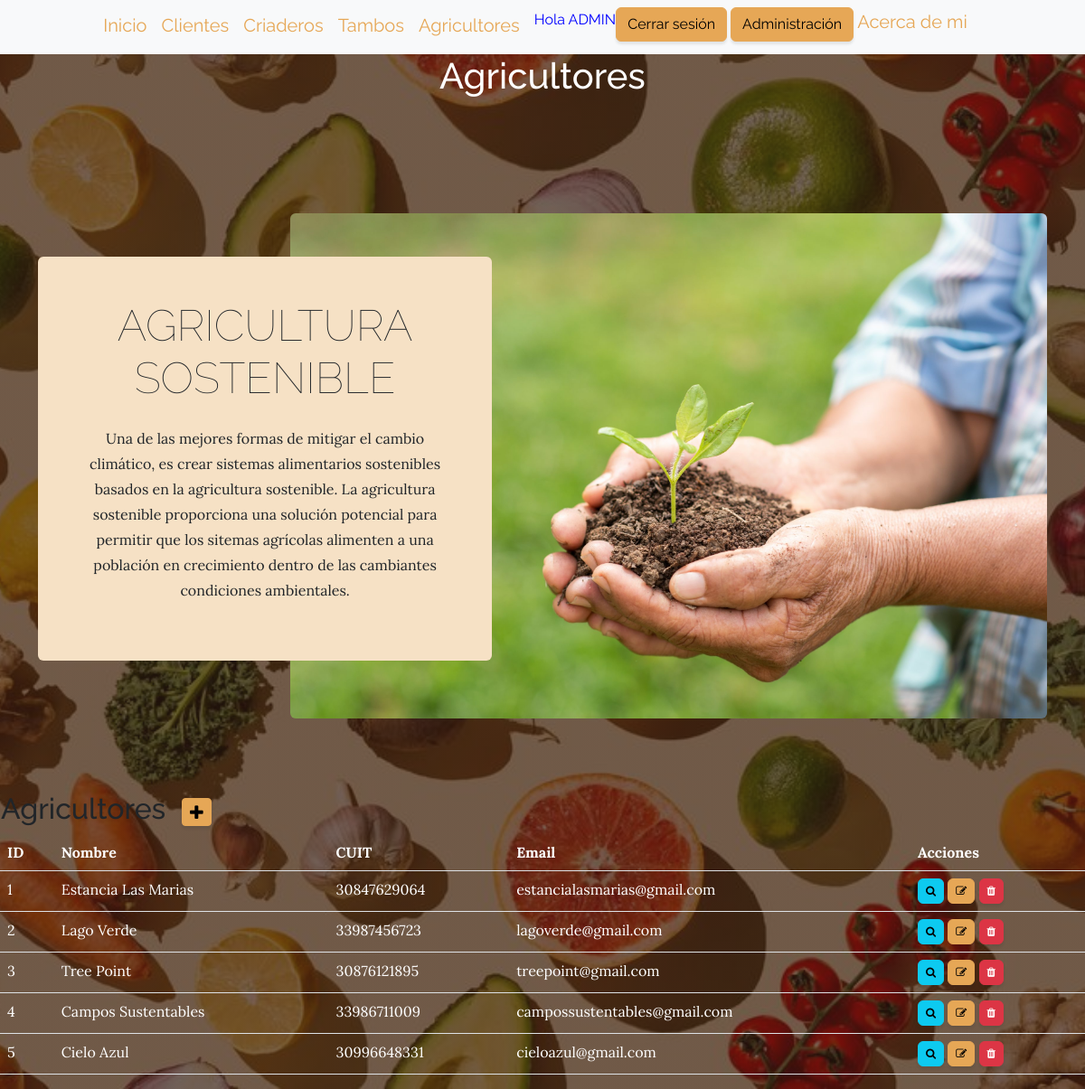
Page /aplicacion/agricultores/ (signed in) on the committed database.
### aplicacion/models.py (models this page shows, shortened)
class Agricultor(models.Model):
    nombre=models.CharField(max_length=50)
    cuit=models.IntegerField()
    email=models.EmailField()

### aplicacion/views.py (the view)
# urls.py: path('agricultores/', AgricultorList.as_view(), name="agricultores"),
class AgricultorList(LoginRequiredMixin, ListView):
    model = Agricultor

### aplicacion/templates/aplicacion/agricultor_list.html (shortened to what this page needs)
{% extends 'aplicacion/base.html' %}
{% load static %}
{% block cabecera %}
    Agricultores
{% endblock cabecera %}
{% block contenido %}
<section class="page-section clearfix">
    <div class="container">
        <div class="intro">
            <img class="intro-img img-fluid mb-3 mb-lg-0 rounded" src="{% static 'aplicacion/assets/img/agricultura.jpg' %}" alt="..." />
            <div class="intro-text left-0 text-center bg-faded p-5 rounded">
                <h2 class="section-heading mb-4">
                    <span class="section-heading-lower">Agricultura sostenible</span>
                </h2>
                <p class="mb-3">Una de las mejores formas de mitigar el cambio climático, es crear sistemas alimentarios sostenibles basados en la agricultura sostenible. La agricultura sostenible proporciona una solución potencial para permitir que los sitemas agrícolas alimenten a una población en crecimiento dentro de las cambiantes condiciones ambientales.</p>
            </div>
        </div>
    </div>
</section>
<table>
    <tr>
        <td width="200"><h2>Agricultores</h2></td>
        <td>
            <a
            href="{% url 'create_agricultor' %}"
            class="btn btn-primary btn-sm"
            ><i class="fa fa-plus fa-lg" title="New Record"></i>
            </a>
        </td>
    </tr>
</table>
<table class="table">
    <thead>
        <tr>
            <th>ID</th>
            <th>Nombre</th>
            <th>CUIT</th>
            <th>Email</th>
            <th>Acciones</th>
        </tr>
    </thead>
    <tbody>
    {% for agricultor in agricultor_list %}
    <tr>
        <td>{{ agricultor.id }}</td>
        <td>{{ agricultor.nombre}}</td>
        <td>{{ agricultor.cuit}}</td>
        <td>{{ agricultor.email}}</td>
        <td>
            <a
             href="{% url 'detail_agricultor' agricultor.id %}"
             class="btn btn-info"
             style="--bs-btn-padding-y: .25rem; --bs-btn-padding-x: .5rem; --bs-btn-font-size: .75rem;"
             ><i class="fa fa-search fa-sm" tittle="View Record"></i>
            </a>
            <a
             href="{% url 'update_agricultor' agricultor.id %}"
             class="btn btn-primary"
             style="--bs-btn-padding-y: .25rem; --bs-btn-padding-x: .5rem; --bs-btn-font-size: .75rem;"
             ><i class="fa fa-edit fa-sm" tittle="Edit Record"></i>
            </a>
            <a
             href="{% url 'delete_agricultor' agricultor.id %}"
             class="btn btn-danger"
             style="--bs-btn-padding-y: .25rem; --bs-btn-padding-x: .5rem; --bs-btn-font-size: .75rem;"
             ><i class="fa fa-trash fa-sm" tittle="Delete Record"></i>
           </a>
        </td>
    </tr>
    {% endfor %}
    </tbody>
</table>
{% endblock contenido %}

### aplicacion/templates/aplicacion/base.html (shortened to what this page needs)
<!DOCTYPE html>
<html lang="en">
    <head>
        {% load static %}
        <link rel="stylesheet" href="https://stackpath.bootstrapcdn.com/font-awesome/4.7.0/css/font-awesome.min.css">
        <link href="https://cdn.jsdelivr.net/npm/bootstrap@5.3.1/dist/css/bootstrap.min.css" rel="stylesheet">
        <link href="{% static 'aplicacion/css/styles.css' %}" rel="stylesheet" />
    </head>
    <body>
        <nav class="navbar navbar-expand-lg bg-body-tertiary" id="mainNav">
            <div class="container">
                <div class="collapse navbar-collapse" id="navbarSupportedContent">
                    <ul class="navbar-nav mx-auto">
                        <a class="navbar-brand" href="{% url 'inicio' %}">Inicio</a>
                        {% if user.is_authenticated %}
                        <a class="navbar-brand" href="{% url 'clientes' %}">Clientes</a>
                        <a class="navbar-brand" href="{% url 'criaderos' %}">Criaderos</a>
                        <a class="navbar-brand" href="{% url 'tambos' %}">Tambos</a>
                        <a class="navbar-brand" href="{% url 'agricultores' %}">Agricultores</a>
                        <p style="color:blue">Hola {{ user.username|upper }}</p>
                        <div>
                        <a class="btn btn-primary" href="{% url 'logout' %}">Cerrar sesión</a>
                        <a class="btn btn-primary" href="{% url 'admin:index' %}">Administración</a>
                        <a class="navbar-brand" href="{% url 'acerca' %}">Acerca de mi</a>
                        {% else %}
                        <a class="btn btn-info" href="{% url 'register' %}">Registrarse</a>
                        <a class="btn btn-info" href="{% url 'login' %}">Login</a>
                        {% endif %}
                    </ul>
                </div>
            </div>
        </nav>
        <header class="masthead">
            <div class="container position-relative">
                <div class="row justify-content-center">
                    <div class="col-xl-6">
                        <div class="text-center text-white">
                            <h1 class="mb-5">
                                {% block cabecera %}{% endblock cabecera %}
                            </h1>
                        </div>
                    </div>
                </div>
            </div>
        </header>
        {% block contenido %}{% endblock contenido %}
    </body>
</html>

### rows in the picture
Agricultor: id "1", nombre "Estancia Las Marias", cuit "30847629064", email "estancialasmarias@gmail.com"
Agricultor: id "2", nombre "Lago Verde", cuit "33987456723", email "lagoverde@gmail.com"
Agricultor: id "3", nombre "Tree Point", cuit "30876121895", email "treepoint@gmail.com"
Agricultor: id "4", nombre "Campos Sustentables", cuit "33986711009", email "campossustentables@gmail.com"
Agricultor: id "5", nombre "Cielo Azul", cuit "30996648331", email "cieloazul@gmail.com"

### other values in the picture
{{ user.username|upper }} "ADMIN"
